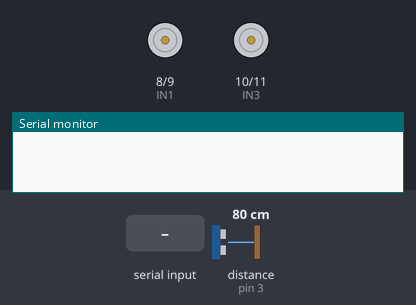
The sketch below on a simulated Arduino Uno, built with avr-gcc and run on an emulated ATmega328P. Shown: motor-driver pin pairs drawn as motors (green arrow = first pin HIGH = forward, orange = second pin HIGH = backward, longer = more drive), the last lines printed to the serial monitor. Wiring (inferred from the names in the program): ultrasonic range finder: trigger pin 2; echo pin 3. Inputs (shaded band) come from the test bench; at power-on: distance to the obstacle (sensor on pin 3) 80 cm. The echo pulse lasts 58.3 µs per cm.

Above: at 1.2 s.
1.3 s: "d" received over Serial
At 2.5 s:
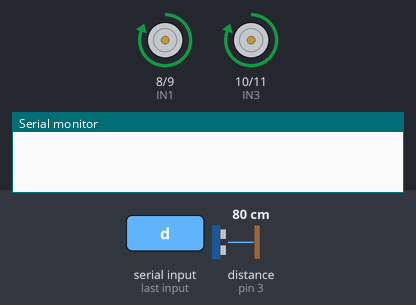
2.8 s: "a" received over Serial
At 3.5 s:
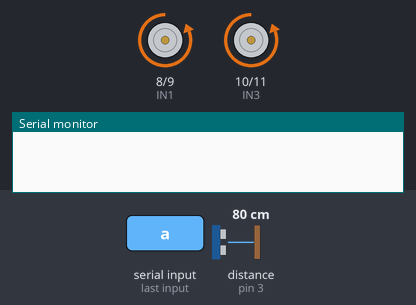
4.3 s: "s" received over Serial
At 4.8 s:
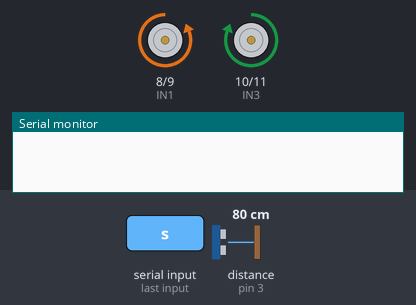
5.8 s: "w" received over Serial
At 7.0 s:
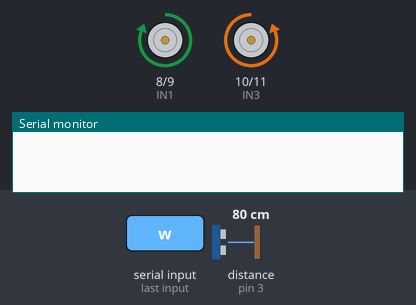
7.3 s: distance to the obstacle (sensor on pin 3) set to 13 cm
8.8 s: distance to the obstacle (sensor on pin 3) set to 10 cm
At 9.3 s:
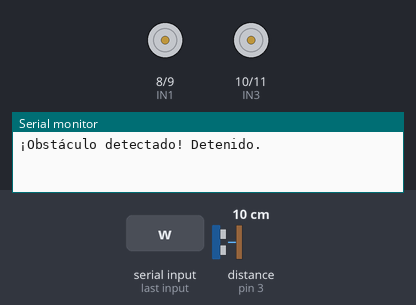
Timing chart, 0 to 11.3 s (numbered marks = the images above; inputs shaded):
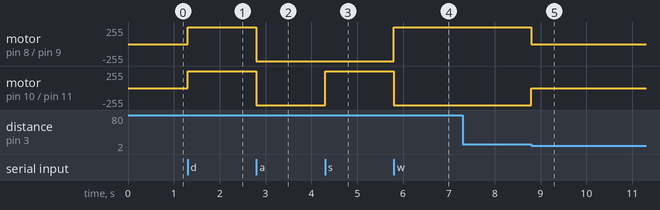

Measured:
- the behaviour switches between 12 and 11 cm on distance to the obstacle (sensor on pin 3) (found by bisection; images 4 and 5)
- after the input at 1.3 s, motor on pin 8 (IN1) / pin 9 (IN2), motor on pin 10 (IN3) / pin 11 (IN4): stopped → forward 255/255 at once
- after the input at 2.8 s, motor on pin 8 (IN1) / pin 9 (IN2), motor on pin 10 (IN3) / pin 11 (IN4): forward 255/255 → backward 255/255 at once
- after the input at 4.3 s, motor on pin 10 (IN3) / pin 11 (IN4): backward 255/255 → forward 255/255 at once
- after the input at 5.8 s, motor on pin 8 (IN1) / pin 9 (IN2): backward 255/255 → forward 255/255 at once; motor on pin 10 (IN3) / pin 11 (IN4): forward 255/255 → backward 255/255 at once
- after the input at 7.3 s, every drawn part: stays the same
- after the input at 8.8 s, motor on pin 8 (IN1) / pin 9 (IN2): forward 255/255 → stopped at once; motor on pin 10 (IN3) / pin 11 (IN4): backward 255/255 → stopped at once

The sketch:

carro.ino
```cpp
// Pines del L298N
const int IN1 = 8;
const int IN2 = 9;
const int IN3 = 10;
const int IN4 = 11;

// Pines del HC-SR04
const int trigPin = 2;
const int echoPin = 3;

// Variables
long duracion;
int distancia;
char estadoComando = 'x'; // estado actual del comando

void setup() {
  Serial.begin(9600);  // Comunicación con HC-06

  // Pines motores
  pinMode(IN1, OUTPUT);
  pinMode(IN2, OUTPUT);
  pinMode(IN3, OUTPUT);
  pinMode(IN4, OUTPUT);

  // Pines sensor
  pinMode(trigPin, OUTPUT);
  pinMode(echoPin, INPUT);
}

void loop() {
  distancia = medirDistancia();

  // Si hay datos por Bluetooth
  if (Serial.available()) {
    char comando = Serial.read();
    estadoComando = comando; // Actualiza el estado actual
  }

  // Verificar el comando actual
  switch (estadoComando) {
    case 'd': // izquierda
      digitalWrite(IN1, HIGH); digitalWrite(IN2, LOW);
      digitalWrite(IN3, HIGH); digitalWrite(IN4, LOW);
      break;

    case 'a': // derecha
      digitalWrite(IN1, LOW); digitalWrite(IN2, HIGH);
      digitalWrite(IN3, LOW); digitalWrite(IN4, HIGH);
      break;

    case 's': // atrás
      digitalWrite(IN1, LOW); digitalWrite(IN2, HIGH);
      digitalWrite(IN3, HIGH); digitalWrite(IN4, LOW);
      break;

    case 'w': // adelante, pero con verificación constante
      if (distancia > 10) {
        digitalWrite(IN1, HIGH); digitalWrite(IN2, LOW);
        digitalWrite(IN3, LOW); digitalWrite(IN4, HIGH);
      } else {
        detener();
        Serial.println("¡Obstáculo detectado! Detenido.");
        estadoComando = 'x';  // Cambio de estado a detenido
      }
      break;

    case 'x': // detener
    default:
      detener();
      break;
  }
}

int medirDistancia() {
  digitalWrite(trigPin, LOW);
  delayMicroseconds(2);
  digitalWrite(trigPin, HIGH);
  delayMicroseconds(10);
  digitalWrite(trigPin, LOW);

  duracion = pulseIn(echoPin, HIGH, 30000);  // Espera máxima 30ms
  int distanciaCm = duracion * 0.034 / 2;

  if (distanciaCm == 0) distanciaCm = 999; // Sin lectura
  return distanciaCm;
}

void detener() {
  digitalWrite(IN1, LOW); digitalWrite(IN2, LOW);
  digitalWrite(IN3, LOW); digitalWrite(IN4, LOW);
}
```
